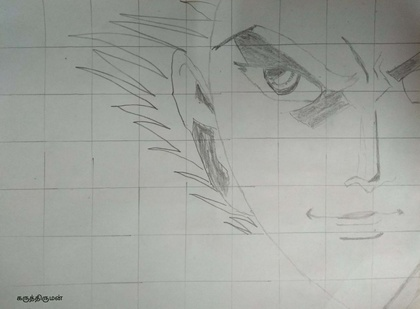
%> input picture Rule of thirds/4.jpg, 420 x 309 px, shrunk from 1280 x 943 before the run
$ octave rtMain.m   (GNU Octave 9; MATLAB toolbox functions it lacks are replaced by stand-ins)
%> lines starting %> are read from the running program, lines starting %| are printed output that depends on the picture
%> further down, img is the input picture: size 309x420x3 uint8; mean R, G, B 159.1, 162.1, 156.5
### Rule of thirds/Saliency.m
function [ sm ] = Saliency( img )
%SALIENCY Summary of this function goes here
gaussian_kernel = fspecial('gaussian', [10 10], 5);
img_gaussian = imfilter(img, gaussian_kernel, 'replicate');
% Perform RGB to Lab color space conversion
lab = rgb2lab(img_gaussian);
%> lab: size 309x420x3 double; mean of channels 1, 2, 3 66.2, -2.1, 2.5
% Compute Lab average values
l = double(lab(:,:,1)); lm = mean(mean(l));
%> after `l = double(lab(:,:,1))`:
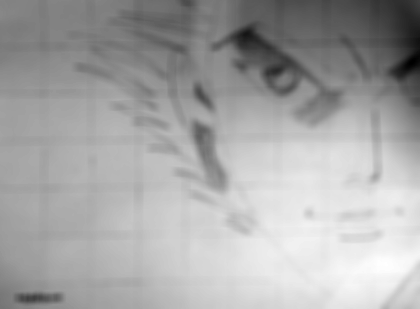
%> l: size 309x420 double; min 34.65, max 82.92, mean 66.2; drawn with min black and max white
%> after `lm = mean(mean(l))`: lm = 66.15
a = double(lab(:,:,2)); am = mean(mean(a));
%> after `a = double(lab(:,:,2))`:
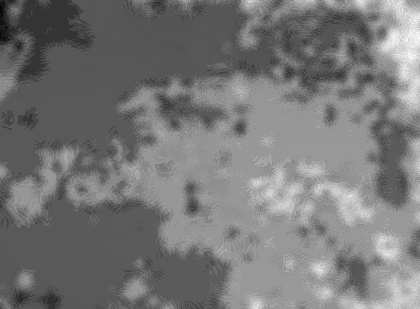
%> a: size 309x420 double; min -5.33, max 1.48, mean -2.13; drawn with min black and max white
%> after `am = mean(mean(a))`: am = -2.13
b = double(lab(:,:,3)); bm = mean(mean(b));
%> after `b = double(lab(:,:,3))`:
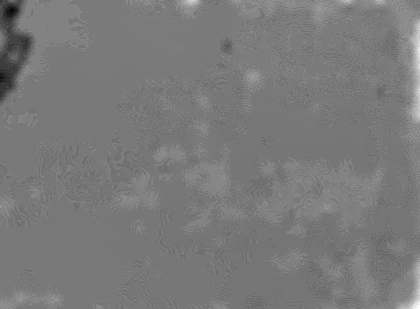
%> b: size 309x420 double; min -1.93, max 7.42, mean 2.54; drawn with min black and max white
%> after `bm = mean(mean(b))`: bm = 2.54
% Compute the saliency map
sm = (l-lm).^2 + (a-am).^2 + (b-bm).^2;
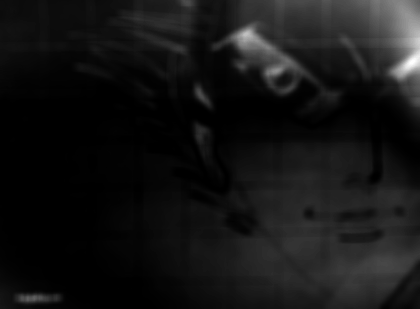
%> sm: size 309x420 double; min 0.0509, max 1001.6, mean 83.4; drawn with min black and max white
end

### Rule of thirds/ruleOfThirds.m
function [res] = ruleOfThirds(img)
sm = Saliency(img);
figure, imshow(sm);
%> after `imshow(sm)`:
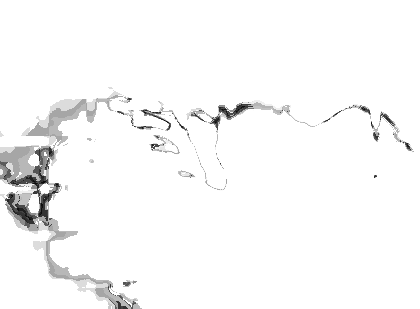
%> displayed picture: size 309x420, on the screen's scale of 0 to 255; min 13, max 255, mean 248.4
[height, width] = size(sm);
%> height = 309; width = 420
x_points = width./[3 3/2];
%> x_points = [140 280]
y_points = height./[3 3/2];
%> y_points = [103 206]

sm_normalized = sm/(max(sm(:)));
x_roi_sum = 0;
y_roi_sum = 0;
for i = 1:height
for j = 1:width
%pulls towards the center
%if sm_normalized(i,j) is 0 no effect but if it is one it gets stronger.
    x_roi_sum = x_roi_sum + sm_normalized(i,j) * j;
    y_roi_sum = y_roi_sum + sm_normalized(i,j) * i;
end
end
%> after the loop, x_roi_sum = 3188278.5; y_roi_sum = 1412967.2
%to make sure that the center point is in the image
x_roi = x_roi_sum/sum(sm_normalized(:));
%> x_roi = 295.1
y_roi = y_roi_sum/sum(sm_normalized(:));
%> y_roi = 130.8

threshold = sqrt(height^2 + width^2)/10;
%> threshold = 52.14

res = false;
for i = 1:2
    for j = 1:2
        distance = sqrt((x_roi - x_points(j))^2 + (y_roi - y_points(i))^2);
        if (distance < threshold)
            res = true;
            break;
        end
    end
end
%> after the loop, res = true


end

### Rule of thirds/rtMain.m
clear all;
close all;

clc;

img = imread('4.jpg');
figure, imshow(img);
res = ruleOfThirds(img);
%> res = true
if (res == true)
    disp('The input image satisfies the rule of thirds');
else
    disp('The input image does not satisfy the rule of thirds');
end

$ run again, with Rule of thirds/middle-1.jpg copied over Rule of thirds/4.jpg
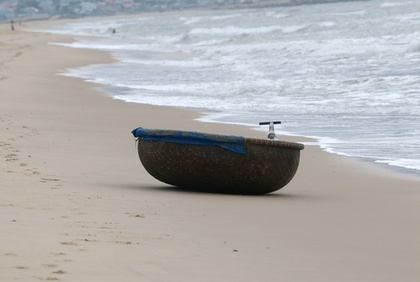
%> input picture Rule of thirds/middle-1.jpg, 420 x 282 px, shrunk from 598 x 401 before the run
%> img is the input picture: size 282x420x3 uint8; mean R, G, B 173.5, 172.7, 171.8
%> lab: size 282x420x3 double; mean of channels 1, 2, 3 70.2, 0.3, 0.7
%> lm = 70.23
%> am = 0.259
%> in Saliency, `b = double(lab(:,:,3))`:
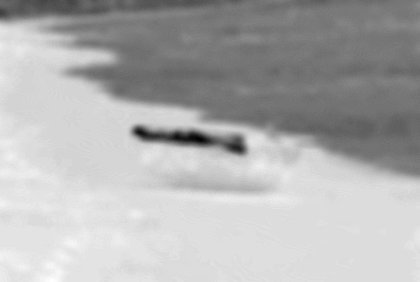
%> b: size 282x420 double; min -19.75, max 9.8, mean 0.739; drawn with min black and max white
%> bm = 0.739
%> in Saliency, `sm = (l-lm).^2 + (a-am).^2 + (b-bm).^2;`:
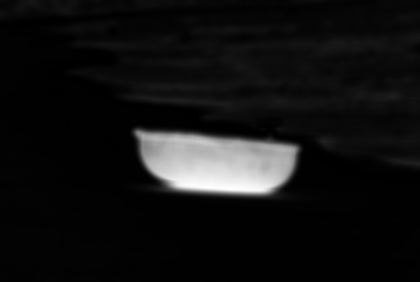
%> sm: size 282x420 double; min 0.0504, max 4428.8, mean 323.2; drawn with min black and max white
%> after the loop in ruleOfThirds, `for i = 1:height`: x_roi_sum = 1956964.1; y_roi_sum = 1260142.8
%> x_roi = 226.4
%> y_roi = 145.8
%> after the loop in ruleOfThirds, `for i = 1:2`: res = false
